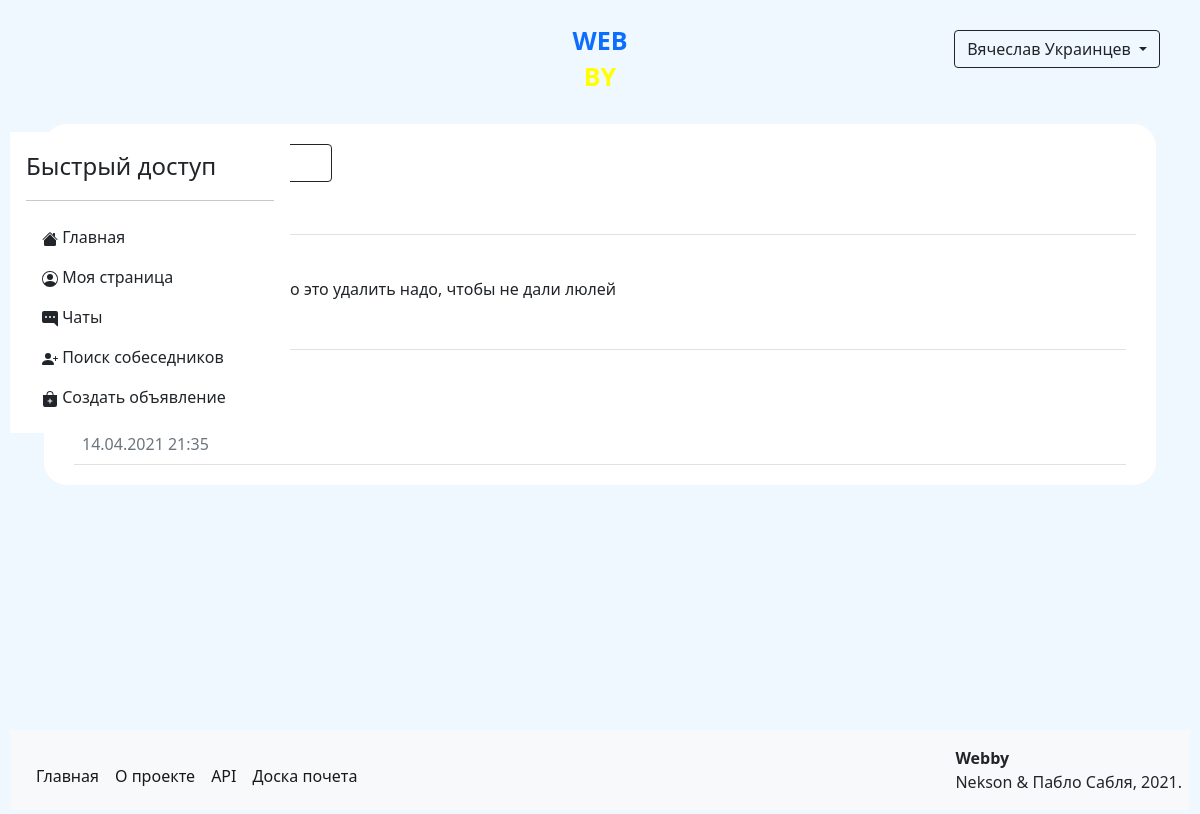
Screenshot of /chats (signed in) with the database file from the repository.
### data/models/user.py (models this page shows, shortened)
class User(SqlAlchemyBase, UserMixin, SerializerMixin):
    __tablename__ = 'users'  # название таблицы с моделью в базе данных
    serialize_rules = (
        '-advertisements', '-rank_id', '-admin', '-hashed_password')  # правила преобразования объекта модели в json
    id = Column(Integer, autoincrement=True, primary_key=True)  # id пользователя
    name = Column(Unicode)  # имя пользователя
    surname = Column(Unicode)  # фамилия пользователя
    birthday = Column(DateTime)  # день рождения пользователя
    email = Column(String, unique=True)  # email адресс пользователя
    phone_number = Column(String, unique=True)  # номер телефона пользователя
    hashed_password = Column(String)  # хэшированный пароль пользователя
    registration_time = Column(DateTime, default=datetime.now)  # время регистрации пользователя
    rating = Column(Integer, default=0)  # рейтинг пользователя
    rank_id = Column(Integer, ForeignKey('ranks.id'))  # id ранга пользователя
    admin = Column(Boolean, default=0)  # права пользователя
    advertisements = relationship('Advertisement', back_populates='author')  # объекты объявлений пользователя
    interests = relationship('Interest', secondary='users_to_interests',
                             backref='users')  # объекты интересов пользователя
    rank = relationship('Rank')  # объект ранга пользователя

### data/models/content.py (models this page shows)
class Content(SqlAlchemyBase, SerializerMixin):
    __tablename__ = 'contents'  # название таблицы с моделью в базе данных
    serialize_rules = ('-id',)  # правила преобразования объекта модели в json
    id = Column(Integer, autoincrement=True, primary_key=True)  # id контента
    content = Column(Text)  # контент

### data/models/message.py (models this page shows, shortened)
class Message(SqlAlchemyBase, SerializerMixin):
    __tablename__ = 'messages'  # название таблицы с моделью в базе данных
    serialize_rules = ('-sender', '-receiver', '-content_id')  # правила преобразования объекта модели в json
    id = Column(Integer, autoincrement=True, primary_key=True)  # id сообщения
    to_id = Column(Integer, ForeignKey("users.id"))  # id получателя сообщения
    from_id = Column(Integer, ForeignKey("users.id"))  # id отправителя сообщения
    content_id = Column(Integer, ForeignKey("contents.id"))  # id содержания сообщения
    created_at = Column(DateTime, default=datetime.now)  # время создания сообщения
    sender = relationship("User", foreign_keys=[from_id])  # объект отправителя сообщения
    receiver = relationship("User", foreign_keys=[to_id])  # объект получателя сообщения
    content = relationship("Content")  # объект содержания сообщения

### main.py (the view)
@app.route('/chats', methods=['GET', 'POST'])
@login_required
def chats():
    from itertools import groupby
    session = create_session()
    messages = session.query(Message).filter((Message.to_id == current_user.id) |
                                             (Message.from_id == current_user.id)).all()
    companions = sorted([msg.sender if msg.sender != current_user else msg.receiver for msg in messages],
                        key=lambda x: x.name)
    companions = list(reversed([user[0] for user in groupby(companions)]))
    last_messages = []
    for user in companions:
        last_messages.append(session.query(Message).filter(((Message.to_id == current_user.id) &
                                                            (Message.from_id == user.id)) |
                                                           ((Message.from_id == current_user.id) &
                                                            (Message.to_id == user.id))).all()[-1])
    chats_list = sorted([[companions[i], last_messages[i]] for i in range(len(companions))],
                        key=lambda x: x[1].created_at)[::-1]
    return render_template('chats_list.html', chats_list=chats_list)

### data/db_session.py (called while the page is built)
def create_session() -> Session:
    global __factory
    return __factory()

### main.py (called while the page is built)
@login_manager.user_loader
def load_user(user_id):
    session = create_session()
    return session.query(User).get(user_id)

### templates/chats_list.html
{% extends "base.html" %}
{% block content %}
    <form>
        <div>
            <a class="btn btn-outline-dark w-25 rounded-bottom" href="/search">Поискать собеседника</a>
        </div>
        <div>
            <h3 class="border-bottom p-1">Мои чаты</h3>
            {% for user, msg in chats_list %}
                <a href="/chats/{{ user.id }}#bottom" class="text-reset">
                    <div class="border-bottom p-2 text-truncate">
                        <b>{{ user.name }} {{ user.surname }}</b>
                        <p>{% if msg.sender == current_user %}Вы{% else %}{{ msg.sender.name }} {{ msg.sender.surname }}{% endif %}: {{ msg.content.content }}</p>
                        <span class="text-secondary">{{ msg.created_at.strftime('%d.%m.%Y %H:%M') }}</span>
                    </div>
                </a>
            {% endfor %}
        </div>
    </form>
{% endblock %}

### templates/base.html (shortened to what this page needs)
<!DOCTYPE html>
<html lang="en">
<head>
    <link rel="stylesheet" href="/static/css/style.css">
    <link rel="stylesheet" href="https://cdn.jsdelivr.net/npm/bootstrap@5.0.0-beta1/dist/css/bootstrap.min.css"
>
</head>
<body>
<div class="wrapper">
    <div class="header clearfix">
        {% if current_user.is_authenticated %}
        <div class="dropdown float-end">
            <button class="btn btn-outline-dark dropdown-toggle" type="button" id="dropdownMenuButton"
                    data-toggle="dropdown" aria-haspopup="true" aria-expanded="false">
                {{ current_user.name }} {{ current_user.surname }}
            </button>
        </div>
        {% endif %}
        <div class="logo">
            <a href="/">
                <p class="text-primary">WEB</p>
                <p class="yellow">BY</p>
            </a>
        </div>
    </div>
    {% if current_user.is_authenticated %}
    <div class="d-flex flex-column p-3 bg-white"
         style="width: 280px; position: fixed; border-radius: 0 10px 10px 0; margin-left: 0px;">
        <span class="fs-4">Быстрый доступ</span>
        <hr>
        <ul class="nav nav-pills flex-column mb-auto">
            <li class="nav-item">
                <a href="/" class="nav-link link-dark">
                    Главная
                </a>
            </li>
            <li>
                <a href="/profile/{{ current_user.id }}" class="nav-link link-dark">
                    Моя страница
                </a>
            </li>
            <li>
                <a href="/chats" class="nav-link link-dark">
                    Чаты
                </a>
            </li>
            <li>
                <a href="/search" class="nav-link link-dark">
                    Поиск собеседников
                </a>
            </li>
            <li>
                <a href="/advertisements/create" class="nav-link link-dark">
                    Создать объявление
                </a>
            </li>
        </ul>
    </div>
    {% endif %}
    <main role="main" class="container clearfix">
        {% block content %}{% endblock %}
    </main>
    <footer class="clearfix p-2 bg-light">
        <span class="fs-6 float-end mt-2"><b>Webby</b><br>Nekson & Пабло Сабля, 2021.</span>
        <nav class="navbar navbar-expand-lg navbar-light">
            <div class="collapse navbar-collapse" id="navbarSupportedContent">
                <ul class="navbar-nav me-auto mb-2 mb-lg-0">
                    <li class="nav-item">
                        <a class="nav-link active" href="/">Главная</a>
                    </li>
                    <li class="nav-item">
                        <a class="nav-link active" href="/info">О проекте</a>
                    </li>
                    <li class="nav-item">
                        <a class="nav-link active" href="/api">API</a>
                    </li>
                    <li class="nav-item">
                        <a class="nav-link active" href="/top">Доска почета</a>
                    </li>
                </ul>
            </div>
        </nav>
    </footer>
</div>
</body>
</html>

### static/css/style.css (style rules this page uses)
body { background-color: aliceblue !important; }
.logo { text-align: center; margin-left: auto; margin-right: auto; margin-top: 10px; margin-bottom: 10px; max-width: 150px; font-size: 25px; font-weight: 700; line-height: 20px; }
a { text-decoration: none !important; }
.header { background-color: aliceblue; margin-bottom: 10px; padding: 10px; }
.yellow { color: yellow; }
div { margin: 10px; }
form { margin-left: auto; margin-right: auto; background-color: white; border: solid 2px aliceblue; border-radius: 25px; padding: 10px; }
html, body { height: 100%; }
footer { position: absolute; left: 0; bottom: 0; width: 100%; height: 80px; }
.wrapper { position: relative; min-height: 100%; }
main { padding-bottom: 120px }

### rows the page displays
User: name "Вячеслав", surname "Украинцев"
User: content.content "Потом только это удалить надо, чтобы не дали люлей"
User: created_at "14.04.2021 21:35"
